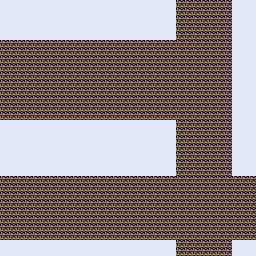

This is a level from a 2D game, rendered from its Tiled map with the project's own tilesets. A one-line summary and the complete map file follow:
An orthogonal 32x32 tile map with 8x8 px tiles, 1 tile layer (Tile Layer 1), 2 tilesets.

<map version="1.10" tiledversion="1.11.2" orientation="orthogonal" renderorder="right-down" width="32" height="32" tilewidth="8" tileheight="8" infinite="0" nextlayerid="2" nextobjectid="1">
 <editorsettings>
  <export target="town.c" format="gba" />
 </editorsettings>
 <tileset firstgid="1" source="snowtiles.tsx" />
 <tileset firstgid="121" source="tilesetOne.tsx" />
 <layer id="1" name="Tile Layer 1" width="32" height="32">
  <data encoding="csv">
61,61,61,61,61,61,61,61,61,61,61,61,61,61,61,61,61,61,61,61,61,61,12,12,12,12,12,12,12,61,61,61,
61,61,61,61,61,61,61,61,61,61,61,61,61,61,61,61,61,61,61,61,61,61,12,12,12,12,12,12,12,61,61,61,
61,61,61,61,61,61,61,61,61,61,61,61,61,61,61,61,61,61,61,61,61,61,12,12,12,12,12,12,12,61,61,61,
61,61,61,61,61,61,61,61,61,61,61,61,61,61,61,61,61,61,61,61,61,61,12,12,12,12,12,12,12,61,61,61,
61,61,61,61,61,61,61,61,61,61,61,61,61,61,61,61,61,61,61,61,61,61,12,12,12,12,12,12,12,61,61,61,
12,12,12,12,12,12,12,12,12,12,12,12,12,12,12,12,12,12,12,12,12,12,12,12,12,12,12,12,12,61,61,61,
12,12,12,12,12,12,12,12,12,12,12,12,12,12,12,12,12,12,12,12,12,12,12,12,12,12,12,12,12,61,61,61,
12,12,12,12,12,12,12,12,12,12,12,12,12,12,12,12,12,12,12,12,12,12,12,12,12,12,12,12,12,61,61,61,
12,12,12,12,12,12,12,12,12,12,12,12,12,12,12,12,12,12,12,12,12,12,12,12,12,12,12,12,12,61,61,61,
12,12,12,12,12,12,12,12,12,12,12,12,12,12,12,12,12,12,12,12,12,12,12,12,12,12,12,12,12,61,61,61,
12,12,12,12,12,12,12,12,12,12,12,12,12,12,12,12,12,12,12,12,12,12,12,12,12,12,12,12,12,61,61,61,
12,12,12,12,12,12,12,12,12,12,12,12,12,12,12,12,12,12,12,12,12,12,12,12,12,12,12,12,12,61,61,61,
12,12,12,12,12,12,12,12,12,12,12,12,12,12,12,12,12,12,12,12,12,12,12,12,12,12,12,12,12,61,61,61,
12,12,12,12,12,12,12,12,12,12,12,12,12,12,12,12,12,12,12,12,12,12,12,12,12,12,12,12,12,61,61,61,
12,12,12,12,12,12,12,12,12,12,12,12,12,12,12,12,12,12,12,12,12,12,12,12,12,12,12,12,12,61,61,61,
61,61,61,61,61,61,61,61,61,61,61,61,61,61,61,61,61,61,61,61,61,61,12,12,12,12,12,12,12,61,61,61,
61,61,61,61,61,61,61,61,61,61,61,61,61,61,61,61,61,61,61,61,61,61,12,12,12,12,12,12,12,61,61,61,
61,61,61,61,61,61,61,61,61,61,61,61,61,61,61,61,61,61,61,61,61,61,12,12,12,12,12,12,12,61,61,61,
61,61,61,61,61,61,61,61,61,61,61,61,61,61,61,61,61,61,61,61,61,61,12,12,12,12,12,12,12,61,61,61,
61,61,61,61,61,61,61,61,61,61,61,61,61,61,61,61,61,61,61,61,61,61,12,12,12,12,12,12,12,61,61,61,
61,61,61,61,61,61,61,61,61,61,61,61,61,61,61,61,61,61,61,61,61,61,12,12,12,12,12,12,12,61,61,61,
61,61,61,61,61,61,61,61,61,61,61,61,61,61,61,61,61,61,61,61,61,61,12,12,12,12,12,12,12,61,61,61,
12,12,12,12,12,12,12,12,12,12,12,12,12,12,12,12,12,12,12,12,12,12,12,12,12,12,12,12,12,12,12,12,
12,12,12,12,12,12,12,12,12,12,12,12,12,12,12,12,12,12,12,12,12,12,12,12,12,12,12,12,12,12,12,12,
12,12,12,12,12,12,12,12,12,12,12,12,12,12,12,12,12,12,12,12,12,12,12,12,12,12,12,12,12,12,12,12,
12,12,12,12,12,12,12,12,12,12,12,12,12,12,12,12,12,12,12,12,12,12,12,12,12,12,12,12,12,12,12,12,
12,12,12,12,12,12,12,12,12,12,12,12,12,12,12,12,12,12,12,12,12,12,12,12,12,12,12,12,12,12,12,12,
12,12,12,12,12,12,12,12,12,12,12,12,12,12,12,12,12,12,12,12,12,12,12,12,12,12,12,12,12,12,12,12,
12,12,12,12,12,12,12,12,12,12,12,12,12,12,12,12,12,12,12,12,12,12,12,12,12,12,12,12,12,12,12,12,
12,12,12,12,12,12,12,12,12,12,12,12,12,12,12,12,12,12,12,12,12,12,12,12,12,12,12,12,12,12,12,12,
61,61,61,61,61,61,61,61,61,61,61,61,61,61,61,61,61,61,61,61,61,61,12,12,12,12,12,12,12,61,61,61,
61,61,61,61,61,61,61,61,61,61,61,61,61,61,61,61,61,61,61,61,61,61,12,12,12,12,12,12,12,61,61,61
</data>
 </layer>
</map>
